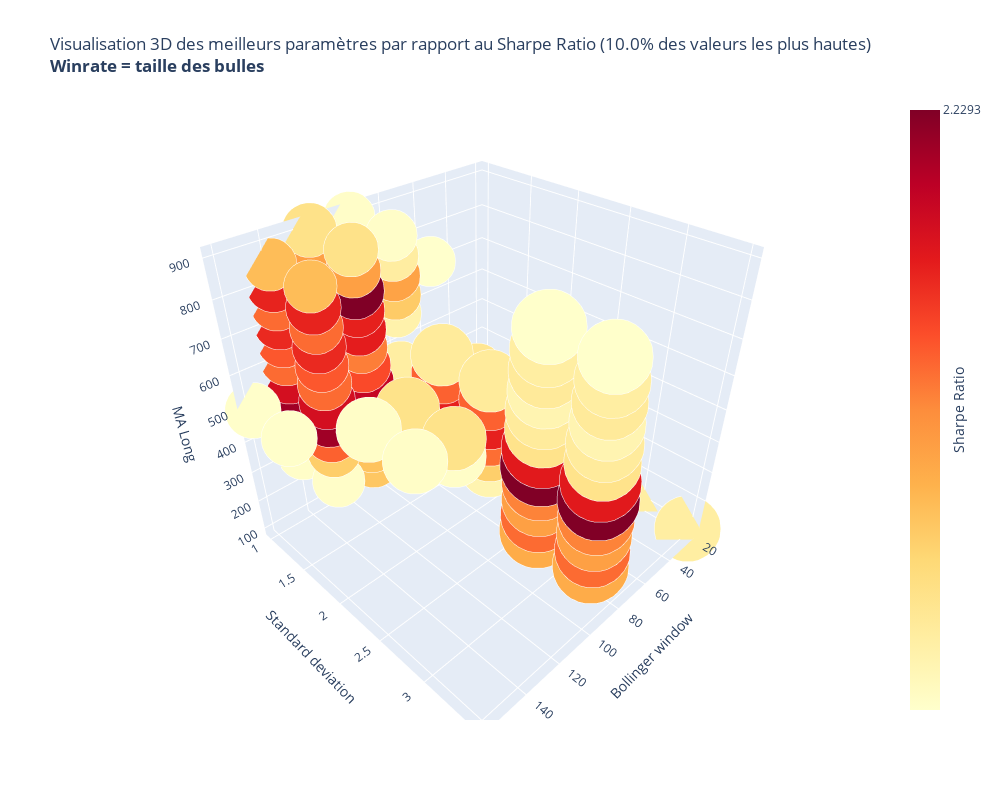

The code cell stored with this chart in its notebook:
### Code cell
# Visualisation 3D des paramètres
import plotly.graph_objects as go

dt_3d=pd.read_csv("optimize/optimizer_ETH_1h_v1_large.csv")

# Echantillon à garder
quantile = 0.9

# Ne garder que les 30% des valeurs les plus hautes du Sharpe ratio
dt_3d_filtered = dt_3d[dt_3d['sharpe_ratio'] > dt_3d['sharpe_ratio'].quantile(quantile)]
# dt_3d_filtered = dt_3d[dt_3d['win_rate'] > dt_3d['win_rate'].quantile(quantile)]

fig = go.Figure(data=[go.Scatter3d(
    x=dt_3d_filtered['bol_window'], 
    y=dt_3d_filtered['bol_std'], 
    z=dt_3d_filtered['long_ma'], 
    mode='markers',
    marker=dict(size=dt_3d_filtered['win_rate'], sizemode='diameter', sizeref=1,
                color=dt_3d_filtered['sharpe_ratio'], colorscale='ylorrd', opacity=1,
                colorbar=dict(title='Sharpe Ratio', titleside='right',tickmode='array',
                tickvals=[dt_3d['sharpe_ratio'].min(),dt_3d['sharpe_ratio'].max()], 
                ticktext=[round(dt_3d_filtered['sharpe_ratio'].min(), 4), round(dt_3d_filtered['sharpe_ratio'].max(),4)]))
)])

# 'tealrose', 'tempo', 'temps', 'thermal', 'tropic', 'turbid','turbo', 'twilight', 'viridis', 'ylgn', 'ylgnbu', 'ylorbr','ylorrd

# Mise en évidence des paramètres les plus hauts
# fig.add_trace(go.Scatter3d(x=[65,65], y=[3,3], z=[dt_3d_filtered['long_ma'].min(), dt_3d_filtered['long_ma'].max()], mode='lines', line=dict(color='red')))

fig.update_layout(
    width=1000, height=800,
    title='Visualisation 3D des meilleurs paramètres par rapport au Sharpe Ratio ('+ str(100-(quantile*100)) + '% des valeurs les plus hautes)<br><b>Winrate = taille des bulles',
    scene = dict(
                xaxis_title='Bollinger window',
                yaxis_title='Standard deviation ',
                zaxis_title='MA Long'
                )
)

fig.show()

### Figure 1 — Plotly figure (JSON) as saved in the notebook; plotly's stock layout.template omitted (floating-point values rounded to 4 significant figures)
{"data": [{"marker": {"color": [2.229, 2.229, 2.228, 2.228, 2.203, 2.203, 2.172, 2.172, 2.168, 2.168, 2.152, 2.152, 2.15, 2.15, 2.13, 2.13, 2.126, 2.126, 2.123, 2.123, 2.122, 2.122, 2.119, 2.119, 2.114, 2.114, 2.089, 2.089, 2.082, 2.082, 2.07, 2.07, 2.062, 2.062, 2.062, 2.062, 2.054, 2.054, 2.054, 2.054, 2.054, 2.054, 2.052, 2.052, 2.039, 2.039, 2.035, 2.035, 2.001, 2.001, 2.0, 2.0, 1.996, 1.996, 1.985, 1.985, 1.961, 1.961, 1.954, 1.954, 1.948, 1.948, 1.943, 1.943, 1.939, 1.939, 1.939, 1.939, 1.903, 1.903, 1.901, 1.901, 1.9, 1.9, 1.892, 1.892, 1.892, 1.892, 1.882, 1.882, 1.88, 1.88, 1.88, 1.88, 1.877, 1.877, 1.874, 1.874, 1.872, 1.872, 1.872, 1.872, 1.872, 1.872, 1.862, 1.862, 1.856, 1.856, 1.855, 1.855, 1.83, 1.83, 1.83, 1.83, 1.829, 1.829, 1.828, 1.828, 1.827, 1.827, 1.825, 1.825, 1.824, 1.824], "colorbar": {"tickmode": "array", "ticktext": [1.824, 2.229], "tickvals": [0.6626, 2.229], "title": {"side": "right", "text": "Sharpe Ratio"}}, "colorscale": [[0, "rgb(255,255,204)"], [0.125, "rgb(255,237,160)"], [0.25, "rgb(254,217,118)"], [0.375, "rgb(254,178,76)"], [0.5, "rgb(253,141,60)"], [0.625, "rgb(252,78,42)"], [0.75, "rgb(227,26,28)"], [0.875, "rgb(189,0,38)"], [1, "rgb(128,0,38)"]], "opacity": 1, "size": [40, 40, 57.65, 57.65, 40.46, 40.46, 40.1, 40.1, 39.68, 39.68, 39.49, 39.49, 39.41, 39.41, 57.14, 57.14, 37.08, 37.08, 37.71, 37.71, 45, 45, 38.61, 38.61, 37.74, 37.74, 37.93, 37.93, 37.97, 37.97, 37.42, 37.42, 38.67, 38.67, 43.59, 43.59, 37.87, 37.87, 37.58, 37.58, 52.69, 52.69, 44.17, 44.17, 36.07, 36.07, 53.85, 53.85, 38.29, 38.29, 52.69, 52.69, 36.1, 36.1, 53.12, 53.12, 37.11, 37.11, 36.45, 36.45, 36.8, 36.8, 35.29, 35.29, 37.31, 37.31, 42.6, 42.6, 38.07, 38.07, 44.85, 44.85, 54.22, 54.22, 40.7, 40.7, 34.07, 34.07, 53.85, 53.85, 43.59, 43.59, 55.0, 55.0, 34.36, 34.36, 35.78, 35.78, 53.95, 53.95, 46.13, 46.13, 34.09, 34.09, 33.98, 33.98, 41.86, 41.86, 53.75, 53.75, 43.97, 43.97, 45.53, 45.53, 36.41, 36.41, 36.1, 36.1, 39.02, 39.02, 52.7, 52.7, 35.07, 35.07], "sizemode": "diameter", "sizeref": 1}, "mode": "markers", "type": "scatter3d", "x": [120, 120, 100, 100, 140, 140, 120, 120, 120, 120, 120, 120, 140, 140, 100, 100, 120, 120, 120, 120, 100, 100, 140, 140, 140, 140, 120, 120, 120, 120, 140, 140, 140, 140, 100, 100, 140, 140, 140, 140, 100, 100, 100, 100, 120, 120, 100, 100, 120, 120, 100, 100, 100, 100, 100, 100, 140, 140, 120, 120, 120, 120, 100, 100, 140, 140, 100, 100, 120, 120, 120, 120, 100, 100, 80, 80, 100, 100, 100, 100, 100, 100, 100, 100, 100, 100, 100, 100, 100, 100, 20, 20, 100, 100, 100, 100, 100, 100, 100, 100, 120, 120, 140, 140, 140, 140, 100, 100, 160, 160, 100, 100, 80, 80], "y": [1, 1.5, 3, 3.5, 1, 1.5, 1, 1.5, 1, 1.5, 1, 1.5, 1, 1.5, 3, 3.5, 1, 1.5, 1, 1.5, 2, 2.5, 1, 1.5, 1, 1.5, 1, 1.5, 1, 1.5, 1, 1.5, 1, 1.5, 2, 2.5, 1, 1.5, 1, 1.5, 3, 3.5, 2, 2.5, 1, 1.5, 3, 3.5, 1, 1.5, 3, 3.5, 1, 1.5, 3, 3.5, 1, 1.5, 1, 1.5, 1, 1.5, 1, 1.5, 1, 1.5, 2, 2.5, 1, 1.5, 2, 2.5, 3, 3.5, 2, 2.5, 1, 1.5, 3, 3.5, 2, 2.5, 3, 3.5, 1, 1.5, 1, 1.5, 3, 3.5, 3, 3.5, 1, 1.5, 1, 1.5, 2, 2.5, 3, 3.5, 2, 2.5, 2, 2.5, 1, 1.5, 1, 1.5, 1, 1.5, 3, 3.5, 1, 1.5], "z": [800, 800, 500, 500, 500, 500, 500, 500, 550, 550, 450, 450, 550, 550, 550, 550, 700, 700, 750, 750, 550, 550, 800, 800, 700, 700, 400, 400, 600, 600, 650, 650, 450, 450, 600, 600, 600, 600, 750, 750, 350, 350, 500, 500, 650, 650, 450, 450, 850, 850, 400, 400, 800, 800, 300, 300, 850, 850, 350, 350, 300, 300, 750, 750, 400, 400, 450, 450, 900, 900, 550, 550, 600, 600, 550, 550, 500, 500, 750, 750, 650, 650, 650, 650, 450, 450, 850, 850, 800, 800, 100, 100, 550, 550, 700, 700, 400, 400, 700, 700, 500, 500, 550, 550, 300, 300, 900, 900, 500, 500, 850, 850, 800, 800]}], "layout": {"height": 800, "scene": {"xaxis": {"title": {"text": "Bollinger window"}}, "yaxis": {"title": {"text": "Standard deviation "}}, "zaxis": {"title": {"text": "MA Long"}}}, "title": {"text": "Visualisation 3D des meilleurs paramètres par rapport au Sharpe Ratio (10.0% des valeurs les plus hautes)<br><b>Winrate = taille des bulles"}, "width": 1000}}
